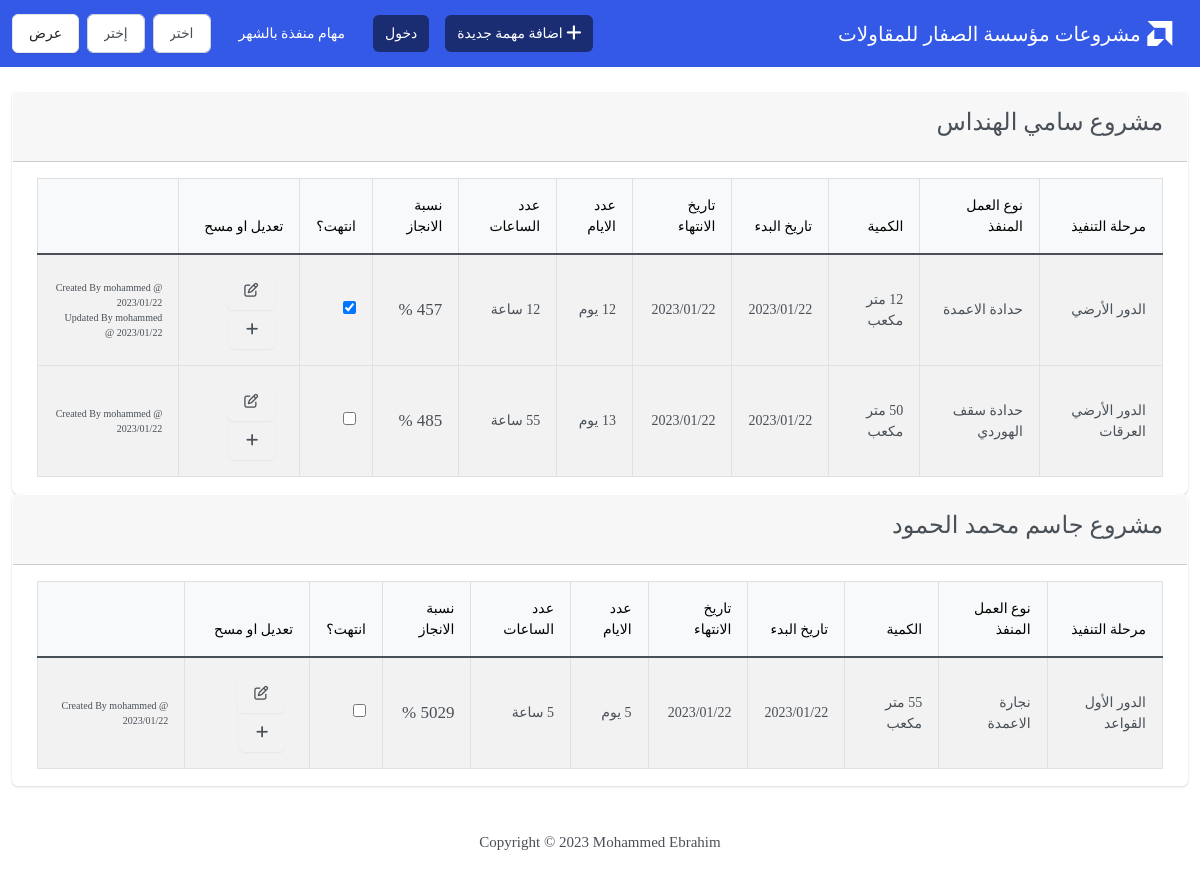
/, run on an earlier commit of the app's database.
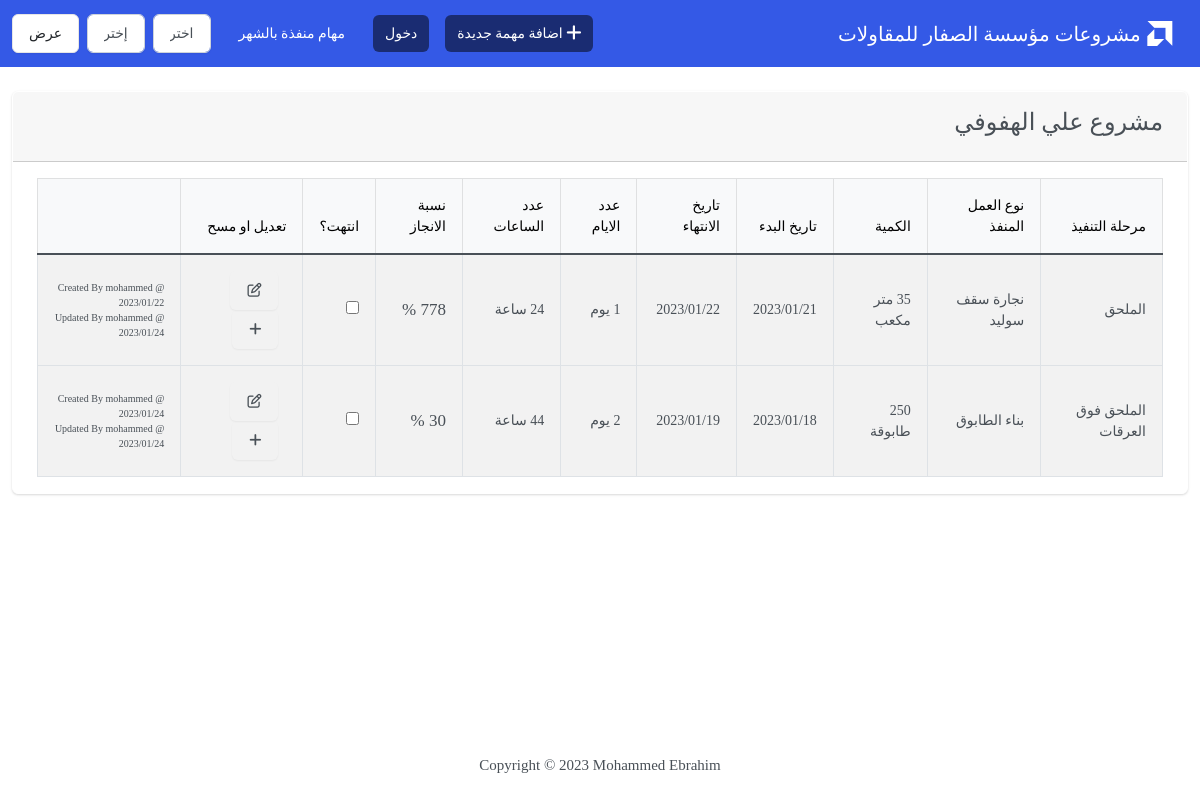
And on a later commit of the database.
### studens/models.py (models this page shows, shortened)
class Projects(models.Model):
    name = models.CharField(max_length=100, unique=True, verbose_name="إسم المشروع")
    date = models.DateField(default=date.today, verbose_name="تاريخ الاستلام")
    nots = models.TextField(null=True, blank=True, verbose_name="ملاحظات")
    def __str__(self):
        return self.name

class Mission(models.Model):
    unit_choice = (('1', 'متر مكعب'), ('2', 'طابوقة'),('3', 'متر مربع'), ('4', 'متر طولي'),)
    project_Name = models.ForeignKey(Projects, on_delete=models.CASCADE, verbose_name="إسم المشروع")
    stages = models.ManyToManyField(Stages, verbose_name="المرحلة")
    project_Job_Type = models.ForeignKey(Job_Type, on_delete=models.CASCADE, verbose_name="نوع العمل")
    quantity = models.IntegerField( verbose_name="الكمية")
    unit = models.CharField(max_length=1, choices=unit_choice, verbose_name="الوحدة")
    start_Date = models.DateField(default=date.today, verbose_name="تاريخ البداية")
    finish_Date = models.DateField(default=date.today, verbose_name="تاريخ الانتهاء")
    number_Of_Days = models.IntegerField( verbose_name="عدد الايام")
    number_Of_Hours = models.IntegerField( verbose_name="عدد الساعات")
    created_at = models.DateTimeField(auto_now_add=True)
    updated_at = models.DateTimeField(auto_now=True)
    created_by = models.ForeignKey(User, on_delete=models.CASCADE, verbose_name="الإنشاء بواسطة")
    updated_by = models.CharField(max_length=100, null=True, blank=True, verbose_name="التعديل بواسطة")
    is_mission_close = models.BooleanField(default=False, verbose_name="انتهت المهمة ؟")
    @property
    def created_format(self):
        c_at = self.created_at.strftime("%Y/%m/%d")
        c_by = self.created_by
        return f"Created By {c_by} @ {c_at}"
    def update_format(self):
        u_at = self.updated_at.strftime("%Y/%m/%d")
        u_by = self.updated_by
        if u_by:
            return f"Updated By {u_by} @ {u_at}"
        return " "
    @property
    def production_Ratio(self):
        Hours = self.number_Of_Hours
        Q = self.quantity
        M3 = self.project_Job_Type.m3_day
        P_Ratio = (Q/(M3/2)*(8/Hours))*100
        return f"{P_Ratio:.0f} %"
    @property
    def project_Stage_format(self):
        title =[]
        txt = ""
        for i, x in enumerate(self.stages.all()):
            title.append(x)
            txt = txt + " " + str(title[i])
        return txt

class Stages(models.Model):
    name = models.CharField(max_length=100, unique=True, verbose_name="إسم المرحلة")
    def __str__(self):
        return self.name

class Job_Type(models.Model):
    name = models.CharField(max_length=100, unique=True, verbose_name="إسم نوع العمل")
    m3_day = models.FloatField(verbose_name="كمية الانجاز في اليوم" )
    def __str__(self):
        return self.name

### studens/views.py (the view)
# urls.py: path("", views.index, name="index"),
def index(request):#[:10]
	x = datetime.date.today().month
	y = datetime.date.today().year
	input_month = x if ((request.POST.get("input_month", False)) == 0) else  request.POST.get("input_month", False)
	input_year = y if ((request.POST.get("input_year", False))== 0) else request.POST.get("input_year", False)
	return render(request, "studens/index.html", {
		"Mission": Mission.objects.filter(finish_Date__year=input_year).filter(finish_Date__month=input_month).order_by("project_Name", "-finish_Date"),
		})

### studens/templates/studens/index.html (shortened to what this page needs)
{% extends "studens/base.html" %}
{% block body %}
{% if Mission %}
{% regroup Mission by project_Name as project_list %}
{% for project_Name in project_list %}
<div class="card border-secondary">
  <div class="card-header bg-Default"><h4>{{ project_Name.grouper }}</h4>
  </div>
  <div class="card-body">
    <div class="table-responsive">
      <table class="table table-hover table-striped table-bordered table align-middle m-0">
        <thead class="table-light">
          <tr>
            <th scope="col">مرحلة التنفيذ</th>
            <th scope="col">نوع العمل المنفذ</th>
            <th scope="col">الكمية</th>
            <th scope="col">تاريخ البدء</th>
            <th scope="col">تاريخ الانتهاء</th>
            <th scope="col">عدد الايام</th>
            <th scope="col">عدد الساعات</th>
            <th scope="col">نسبة الانجاز</th>
            <th scope="col">انتهت؟</th>
            <th scope="col">تعديل او مسح</th>
            <th scope="col"></th>
          </tr>
        </thead>
        <tbody class="table-group-divider">
          {% for jop in project_Name.list %}
          <tr>
            <td>{{ jop.project_Stage_format }}</td>
            <td>{{ jop.project_Job_Type }}</td>
            <td>{{ jop.quantity }} {{jop.get_unit_display}}</td>
            <td>{{ jop.start_Date|date:"Y/m/d" }}</td>
            <td>{{ jop.finish_Date|date:"Y/m/d" }}</td>
            <td>{{ jop.number_Of_Days }} يوم</td>
            <td>{{ jop.number_Of_Hours }} ساعة</td>
            <td style="font-size: 17px">{{ jop.production_Ratio }}</td>
            <td>
              {% if jop.is_mission_close %}
              <input type="checkbox" name="closed" checked>
              {% else %}
              <input type="checkbox" name="closed" >
              {% endif %}
            </td>
            <td>
              {% include 'studens/button_edit_delete.html' %}
            </td>
            <td style="font-size: 10px">
              <div>
              {{ jop.created_format }}
              </div>
              <div>
                {{ jop.update_format }}
              </div>
            </td>
          </tr>
        </tbody>
        {% endfor %}
      </table>
    </div>
  </div>
</div>
{% endfor %}
{% else %}
<h5 class="card bg-light ms-4 me-4">لاتوجد مشاريع مضافة</h5>
{% endif %}
{% endblock %}

### studens/templates/studens/button_edit_delete.html (shortened to what this page needs)
    <a class="btn btn-brimary me-2" href="{% url 'edit' jop.id %}" >
        <i class="fa-regular fa-pen-to-square"></i>
    </a>
<a class="btn btn-brimary me-2" href="{% url 'showTimeSheet' jop.id %}">
    <i class="fa-solid fa-plus"></i>
</a>

What changed in the data, as far as the page shows it:
no longer on this page (row edited): Projects: grouper "مشروع سامي الهنداس", Mission (project_Stage_format "الدور الأرضي", project_Job_Type "حدادة الاعمدة", unit "متر مكعب", start_Date "2023/01/22", finish_Date "2023/01/22", production_Ratio "457 %", created_format "Created By mohammed @ 2023/01/22", update_format "Updated By mohammed @ 2023/01/22")
removed Mission: project_Stage_format "الدور الأرضي العرقات", project_Job_Type "حدادة سقف الهوردي", unit "متر مكعب", start_Date "2023/01/22", finish_Date "2023/01/22", production_Ratio "485 %", created_format "Created By mohammed @ 2023/01/22", shown under "مشروع سامي الهنداس"
no longer on this page (row edited): Projects: grouper "مشروع جاسم محمد الحمود"
removed Mission: project_Stage_format "الدور الأول القواعد", project_Job_Type "نجارة الاعمدة", unit "متر مكعب", start_Date "2023/01/22", finish_Date "2023/01/22", number_Of_Hours "5", production_Ratio "5029 %", created_format "Created By mohammed @ 2023/01/22", shown under "مشروع جاسم محمد الحمود"
now on this page (row edited): Projects: grouper "مشروع علي الهفوفي", Mission (project_Stage_format "الملحق", project_Job_Type "نجارة سقف سوليد", unit "متر مكعب", start_Date "2023/01/21", finish_Date "2023/01/22", number_Of_Days "1", number_Of_Hours "24", production_Ratio "778 %", created_format "Created By mohammed @ 2023/01/22", update_format "Updated By mohammed @ 2023/01/24")
added Mission: project_Stage_format "الملحق فوق العرقات", project_Job_Type "بناء الطابوق", quantity "250", unit "طابوقة", start_Date "2023/01/18", finish_Date "2023/01/19", number_Of_Days "2", number_Of_Hours "44", production_Ratio "30 %", created_format "Created By mohammed @ 2023/01/24", update_format "Updated By mohammed @ 2023/01/24", shown under "مشروع علي الهفوفي"
